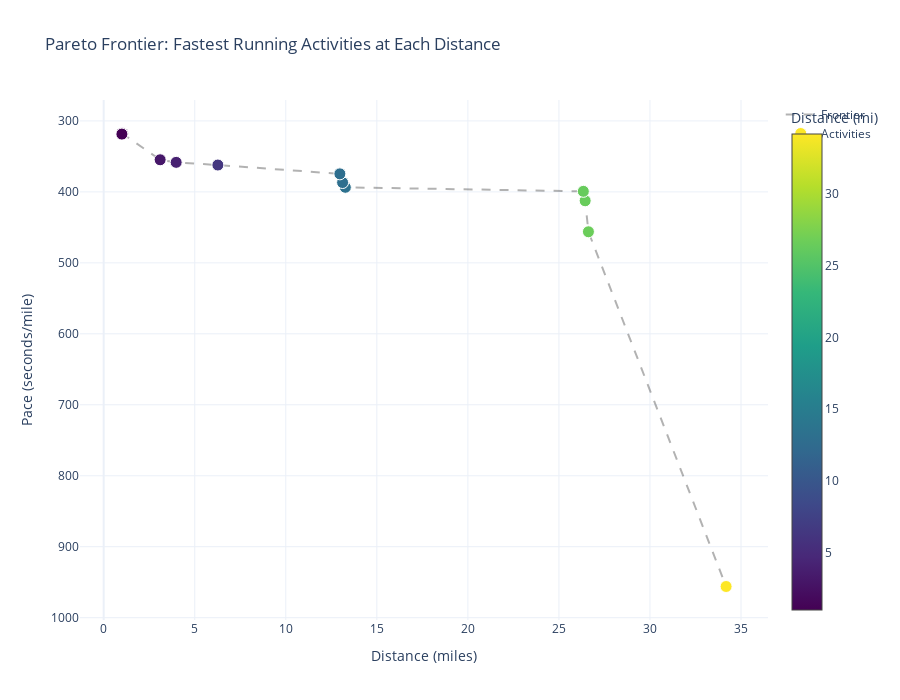

Notebook code cell kept with this figure:
### Code cell
# Visualize the Pareto frontier
import plotly.graph_objects as go

# Calculate pace in seconds per mile for plotting (will convert back to mm:ss for display)
fastest_activities['pace_seconds_per_mile'] = fastest_activities['duration_seconds'] / (fastest_activities['distance_meters'] / 1609.34)

# Sort by distance for connecting line
frontier = fastest_activities.sort_values('distance_miles')

# Create scatter plot with frontier line
fig = go.Figure()

# Add frontier line
fig.add_trace(go.Scatter(
    x=frontier['distance_miles'],
    y=frontier['pace_seconds_per_mile'],
    mode='lines',
    name='Frontier',
    line=dict(color='rgba(0,0,0,0.3)', width=2, dash='dash')
))

# Add scatter points
fig.add_trace(go.Scatter(
    x=fastest_activities['distance_miles'],
    y=fastest_activities['pace_seconds_per_mile'],
    mode='markers',
    name='Activities',
    marker=dict(
        size=12,
        color=fastest_activities['distance_miles'],
        colorscale='Viridis',
        showscale=True,
        colorbar=dict(title='Distance (mi)'),
        line=dict(color='white', width=1)
    ),
    text=fastest_activities.apply(lambda row: f"<b>{row['name']}</b><br>Distance: {row['distance_miles']:.2f} mi<br>Duration: {row['duration_hhmmss']}<br>Pace: {row['pace_mmss_per_mile']}/mi", axis=1),
    hovertemplate='%{text}<extra></extra>'
))

fig.update_layout(
    title='Pareto Frontier: Fastest Running Activities at Each Distance',
    xaxis_title='Distance (miles)',
    yaxis_title='Pace (seconds/mile)',
    hovermode='closest',
    height=700,
    template='plotly_white'
)

# Invert y-axis so faster pace (lower values) is at top
fig.update_yaxes(autorange='reversed')

fig.show()
print("Chart shows running activities where no faster activity exists at a greater distance.")

### Figure 1 — Plotly figure (JSON) as saved in the notebook; plotly's stock layout.template omitted (floating-point values rounded to 4 significant figures)
{"data": [{"line": {"color": "rgba(0,0,0,0.3)", "dash": "dash", "width": 2}, "mode": "lines", "name": "Frontier", "type": "scatter", "x": [1.0, 1.02, 3.1, 3.98, 6.27, 12.97, 13.12, 13.27, 26.34, 26.44, 26.62, 34.18], "y": [318.6, 317.7, 354.8, 358.4, 362.2, 374.6, 386.8, 393.6, 399.2, 412.5, 456.2, 956.1]}, {"hovertemplate": "%{text}<extra></extra>", "marker": {"color": [34.18, 26.62, 26.44, 26.34, 13.27, 13.12, 12.97, 6.27, 3.98, 3.1, 1.02, 1.0], "colorbar": {"title": {"text": "Distance (mi)"}}, "colorscale": [[0, "#440154"], [0.1111, "#482878"], [0.2222, "#3e4989"], [0.3333, "#31688e"], [0.4444, "#26828e"], [0.5556, "#1f9e89"], [0.6667, "#35b779"], [0.7778, "#6ece58"], [0.8889, "#b5de2b"], [1, "#fde725"]], "line": {"color": "white", "width": 1}, "showscale": true, "size": 12}, "mode": "markers", "name": "Activities", "text": ["<b>Morning Run</b><br>Distance: 34.18 mi<br>Duration: 09:04:34<br>Pace: 15:56/mi", "<b>Running</b><br>Distance: 26.62 mi<br>Duration: 03:22:26<br>Pace: 07:36/mi", "<b>Harrisburg Marathon </b><br>Distance: 26.44 mi<br>Duration: 03:01:47<br>Pace: 06:52/mi", "<b>Harrisburg Marathon</b><br>Distance: 26.34 mi<br>Duration: 02:55:15<br>Pace: 06:39/mi", "<b>Half Marathon</b><br>Distance: 13.27 mi<br>Duration: 01:27:02<br>Pace: 06:33/mi", "<b>Harrisburg Half</b><br>Distance: 13.12 mi<br>Duration: 01:24:35<br>Pace: 06:26/mi", "<b>Harrisburg Half Marathon 2024</b><br>Distance: 12.97 mi<br>Duration: 01:20:59<br>Pace: 06:14/mi", "<b>PA DUI 10K</b><br>Distance: 6.27 mi<br>Duration: 00:37:49<br>Pace: 06:02/mi", "<b>Lucky Charm 4 Miler</b><br>Distance: 3.98 mi<br>Duration: 00:23:46<br>Pace: 05:58/mi", "<b>Santa Shuffle 5k</b><br>Distance: 3.10 mi<br>Duration: 00:18:19<br>Pace: 05:54/mi", "<b>Evening Run</b><br>Distance: 1.02 mi<br>Duration: 00:05:23<br>Pace: 05:17/mi", "<b>Harrisburg Mile</b><br>Distance: 1.00 mi<br>Duration: 00:05:18<br>Pace: 05:18/mi"], "type": "scatter", "x": [34.18, 26.62, 26.44, 26.34, 13.27, 13.12, 12.97, 6.27, 3.98, 3.1, 1.02, 1.0], "y": [956.1, 456.2, 412.5, 399.2, 393.6, 386.8, 374.6, 362.2, 358.4, 354.8, 317.7, 318.6]}], "layout": {"height": 700, "hovermode": "closest", "title": {"text": "Pareto Frontier: Fastest Running Activities at Each Distance"}, "xaxis": {"title": {"text": "Distance (miles)"}}, "yaxis": {"autorange": "reversed", "title": {"text": "Pace (seconds/mile)"}}}}
